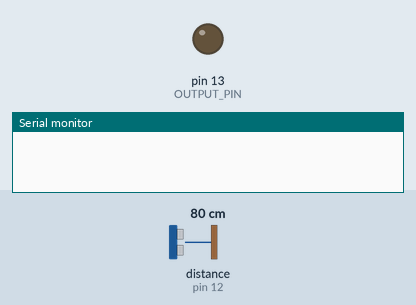
Recording of a sketch running on a simulated Arduino Uno, built with avr-gcc and run on an emulated ATmega328P. Parts: output pins drawn as LEDs (lit = HIGH), the last lines printed to the serial monitor. The test bench sets the inputs (shaded band); at power-on: distance to the obstacle (sensor on pin 12) 80 cm. The echo pulse lasts 58.3 µs per cm.

Above: at 0.1 s.
At 1.1 s:
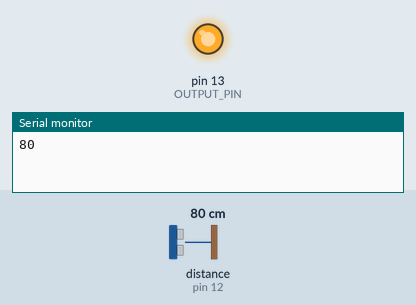
Timing chart, 0 to 2.6 s (numbered marks = the images above):
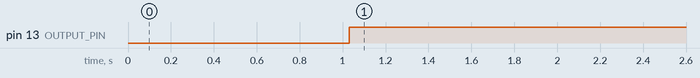

Measured:
- by itself, pin 13 (OUTPUT_PIN): LOW → HIGH at 1.0 s

The sketch:

projet_futs_travail.ino
```cpp
#include "SR04.h"
#define OUTPUT_PIN 13
#define TRIG_PIN 12
#define ECHO_PIN 11
#define DISTANCE_LIMITE 30 //en cm
SR04 sr04 = SR04(ECHO_PIN,TRIG_PIN);
long distance;

int triggerOutputLed(int distance){
  int outputState;
  if (distance>DISTANCE_LIMITE){
    outputState=HIGH;
  }
  else outputState=LOW;
  digitalWrite(OUTPUT_PIN,outputState);
}

void setup() {
   pinMode(OUTPUT_PIN,OUTPUT);
   Serial.begin(9600);
   delay(1000);
}

void loop() {
   distance=sr04.Distance();
   Serial.println(distance);
   triggerOutputLed(distance);
   delay(1000);
}
```
